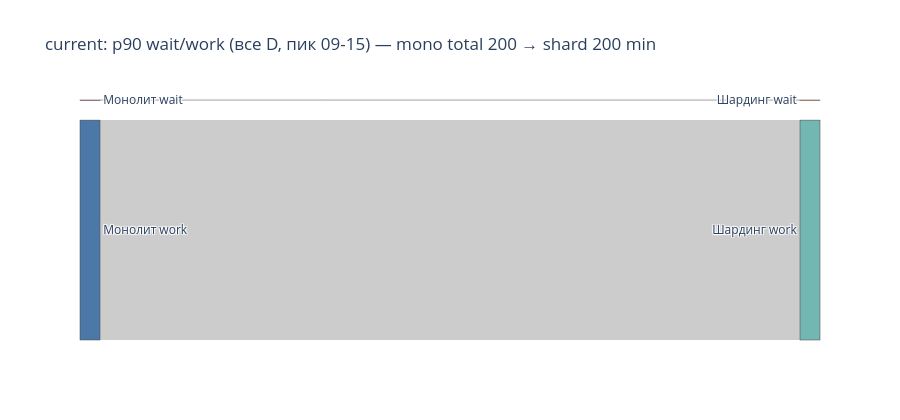

Notebook code for this chart:
### Markdown cell above
## 5. Sankey: монолит → шардинг (wait / work)

### Code cell
item = next(r for r in results if r.config.name == CONFIG_NAME)
row = item.base_agg.get((None, 'all'), {})
prow = item.par_agg.get((None, 'all'), {})

fig = go.Figure(data=[go.Sankey(
    node=dict(
        label=['Монолит wait', 'Монолит work', 'Шардинг wait', 'Шардинг work'],
        color=['#e45756', '#4c78a8', '#f58518', '#72b7b2'],
    ),
    link=dict(
        source=[0, 1],
        target=[2, 3],
        value=[
            max(agg_get(prow, 'wait', PRIMARY_PERCENTILE) or 0, 0.1),
            max(agg_get(prow, 'work', PRIMARY_PERCENTILE) or 0, 0.1),
        ],
    ),
)])
fig.update_layout(
    title=f'{CONFIG_NAME}: {PCT_COL} wait/work (все D, пик 09-15) — '
            f"mono total {agg_get(row, 'total', PRIMARY_PERCENTILE) or 0:.0f} → "
            f"shard {agg_get(prow, 'total', PRIMARY_PERCENTILE) or 0:.0f} min",
    height=420,
)
fig.show()

### Figure 1 — Plotly figure (JSON) as saved in the notebook; plotly's stock layout.template omitted (floating-point values rounded to 4 significant figures)
{"data": [{"link": {"source": [0, 1], "target": [2, 3], "value": [0.1, 199.7]}, "node": {"color": ["#e45756", "#4c78a8", "#f58518", "#72b7b2"], "label": ["Монолит wait", "Монолит work", "Шардинг wait", "Шардинг work"]}, "type": "sankey"}], "layout": {"height": 420, "title": {"text": "current: p90 wait/work (все D, пик 09-15) — mono total 200 → shard 200 min"}}}
